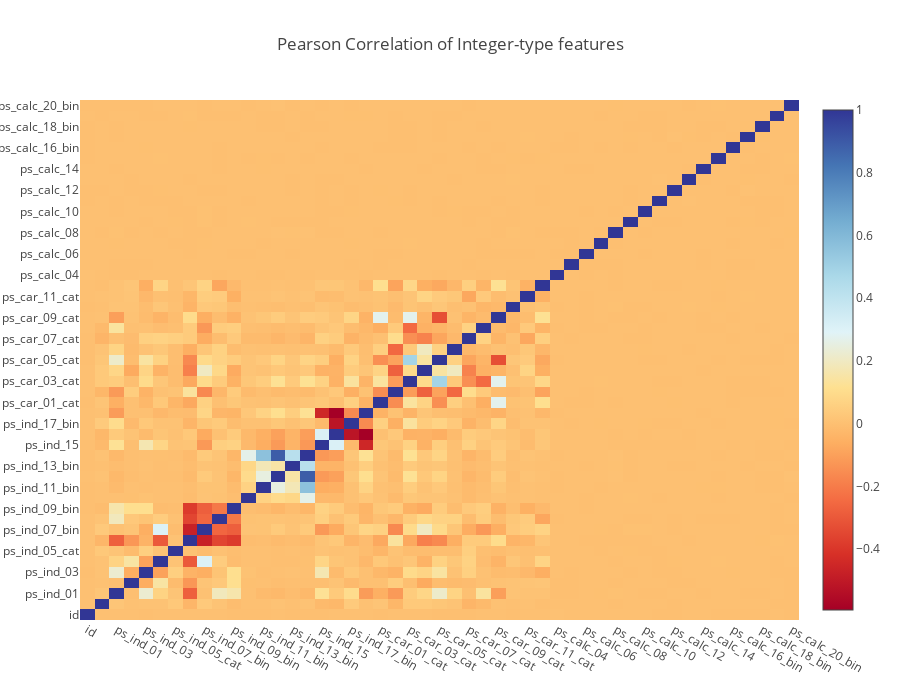

This figure's notebook cell:
### Code cell
data = [
    go.Heatmap(
        z= train_int.corr().values,
        x=train_int.columns.values,
        y=train_int.columns.values,
        colorscale=[[0.0, 'rgb(165,0,38)'], [0.1111111111111111, 'rgb(215,48,39)'], 
                    [0.2222222222222222, 'rgb(244,109,67)'], [0.3333333333333333, 'rgb(253,174,97)'],
                    [0.4444444444444444, 'rgb(254,224,144)'], [0.5555555555555556, 'rgb(224,243,248)'], 
                    [0.6666666666666666, 'rgb(171,217,233)'], [0.7777777777777778, 'rgb(116,173,209)'], 
                    [0.8888888888888888, 'rgb(69,117,180)'], [1.0, 'rgb(49,54,149)']],
        reversescale = False,
        text = True ,
        opacity = 1.0 )
]

layout = go.Layout(
    title='Pearson Correlation of Integer-type features',
    xaxis = dict(ticks='', nticks=36),
    yaxis = dict(ticks='' ),
    width = 900, height = 700)

fig = go.Figure(data=data, layout=layout)
py.iplot(fig, filename='labelled-heatmap')

### Figure 1 — Plotly figure (JSON) as saved in the notebook; plotly's stock layout.template omitted (floating-point values rounded to 4 significant figures; data arrays with more than 128 entries replaced by an {"elided": "..."} marker saying what was removed)
{"data": [{"colorscale": [[0, "rgb(165,0,38)"], [0.1111, "rgb(215,48,39)"], [0.2222, "rgb(244,109,67)"], [0.3333, "rgb(253,174,97)"], [0.4444, "rgb(254,224,144)"], [0.5556, "rgb(224,243,248)"], [0.6667, "rgb(171,217,233)"], [0.7778, "rgb(116,173,209)"], [0.8889, "rgb(69,117,180)"], [1, "rgb(49,54,149)"]], "opacity": 1, "reversescale": false, "text": true, "type": "heatmap", "x": ["id", "target", "ps_ind_01", "ps_ind_02_cat", "ps_ind_03", "ps_ind_04_cat", "ps_ind_05_cat", "ps_ind_06_bin", "ps_ind_07_bin", "ps_ind_08_bin", "ps_ind_09_bin", "ps_ind_10_bin", "ps_ind_11_bin", "ps_ind_12_bin", "ps_ind_13_bin", "ps_ind_14", "ps_ind_15", "ps_ind_16_bin", "ps_ind_17_bin", "ps_ind_18_bin", "ps_car_01_cat", "ps_car_02_cat", "ps_car_03_cat", "ps_car_04_cat", "ps_car_05_cat", "ps_car_06_cat", "ps_car_07_cat", "ps_car_08_cat", "ps_car_09_cat", "ps_car_10_cat", "ps_car_11_cat", "ps_car_11", "ps_calc_04", "ps_calc_05", "ps_calc_06", "ps_calc_07", "ps_calc_08", "ps_calc_09", "ps_calc_10", "ps_calc_11", "ps_calc_12", "ps_calc_13", "ps_calc_14", "ps_calc_15_bin", "ps_calc_16_bin", "ps_calc_17_bin", "ps_calc_18_bin", "ps_calc_19_bin", "ps_calc_20_bin"], "y": ["id", "target", "ps_ind_01", "ps_ind_02_cat", "ps_ind_03", "ps_ind_04_cat", "ps_ind_05_cat", "ps_ind_06_bin", "ps_ind_07_bin", "ps_ind_08_bin", "ps_ind_09_bin", "ps_ind_10_bin", "ps_ind_11_bin", "ps_ind_12_bin", "ps_ind_13_bin", "ps_ind_14", "ps_ind_15", "ps_ind_16_bin", "ps_ind_17_bin", "ps_ind_18_bin", "ps_car_01_cat", "ps_car_02_cat", "ps_car_03_cat", "ps_car_04_cat", "ps_car_05_cat", "ps_car_06_cat", "ps_car_07_cat", "ps_car_08_cat", "ps_car_09_cat", "ps_car_10_cat", "ps_car_11_cat", "ps_car_11", "ps_calc_04", "ps_calc_05", "ps_calc_06", "ps_calc_07", "ps_calc_08", "ps_calc_09", "ps_calc_10", "ps_calc_11", "ps_calc_12", "ps_calc_13", "ps_calc_14", "ps_calc_15_bin", "ps_calc_16_bin", "ps_calc_17_bin", "ps_calc_18_bin", "ps_calc_19_bin", "ps_calc_20_bin"], "z": {"elided": "49x49 float values"}}], "layout": {"height": 700, "title": "Pearson Correlation of Integer-type features", "width": 900, "xaxis": {"nticks": 36, "ticks": ""}, "yaxis": {"ticks": ""}}}
